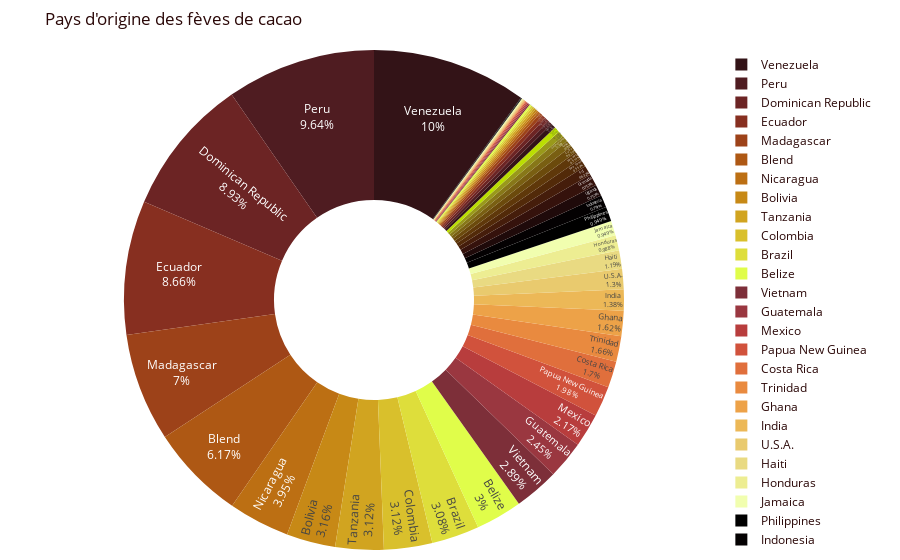

The notebook cell this image was saved under:
### Markdown cell above
Les fèves de cacao des chocolats évalués proviennent principalement de pays d'Amérique du Sud. On note qu'un certain nombre des chocolats évalués proviennent de plusieurs pays différents (catégorie "Blend"), et nous avons aussi choisi de ne pas afficher les pays d'où viennent moins de 20 chocolats (catégorie "Autres pays").

### Code cell
fig=px.pie(df, names='country_of_bean_origin', title='Pays d\'origine des fèves de cacao', hole=0.4,color_discrete_sequence=px.colors.sequential.solar)
fig.update_traces(textposition='inside', textinfo='percent+label')
fig.update_layout(margin=dict(l=40, r=20, t=50, b=10))
fig.update_layout(plot_bgcolor=palette[1], font_color=palette[2]) #couleurs

fig.show()

### Figure 1 — Plotly figure (JSON) as saved in the notebook; plotly's stock layout.template omitted (floating-point values rounded to 4 significant figures; data arrays with more than 128 entries replaced by an {"elided": "..."} marker saying what was removed)
{"data": [{"domain": {"x": [0, 1], "y": [0, 1]}, "hole": 0.4, "hovertemplate": "country_of_bean_origin=%{label}<extra></extra>", "labels": {"elided": "2530 str values"}, "legendgroup": "", "name": "", "showlegend": true, "textinfo": "percent+label", "textposition": "inside", "type": "pie"}], "layout": {"font": {"color": "#2b0808"}, "legend": {"tracegroupgap": 0}, "margin": {"b": 10, "l": 40, "r": 20, "t": 50}, "piecolorway": ["rgb(51, 19, 23)", "rgb(79, 28, 33)", "rgb(108, 36, 36)", "rgb(135, 47, 32)", "rgb(157, 66, 25)", "rgb(174, 88, 20)", "rgb(188, 111, 19)", "rgb(199, 137, 22)", "rgb(209, 164, 32)", "rgb(217, 192, 44)", "rgb(222, 222, 59)", "rgb(224, 253, 74)"], "plot_bgcolor": "#f6eddb", "title": {"text": "Pays d'origine des fèves de cacao"}}}
